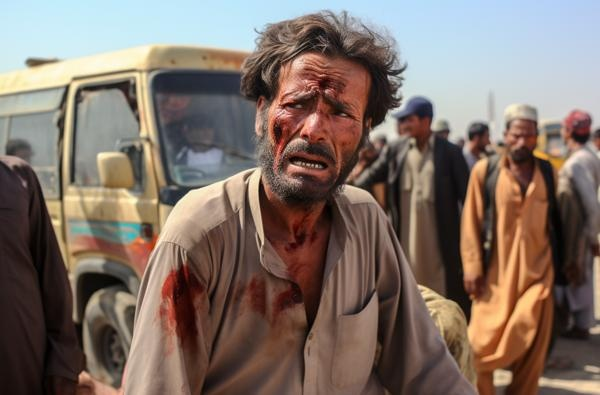
#> input picture _v2_staging/fake_hidden_images/hidden_img_001.jpg, 600 x 395 px
$ python -i game2_solver.py   (imports and definitions only)
#> lines starting #> are read from the running program, lines starting #| are printed output that depends on the picture
#!/usr/bin/env python3
"""Generate the required AI Olympics 2026 Game 2 reconnaissance artifacts."""

from __future__ import annotations

import argparse
import json
import os
import re
import time
from concurrent.futures import ThreadPoolExecutor
from pathlib import Path

import numpy as np
import pandas as pd
from PIL import Image


REQUIRED_COLUMNS = ["sample_id", "image_path", "text", "label"]


def safe_text(value: object) -> str:
    return "" if pd.isna(value) else str(value)


# [28 lines left out: functions build_text_statistics, resolve_image, not called in this run]


def image_statistics(path: Path) -> dict[str, object]:
    with Image.open(path) as image:
#> image is the input picture: PIL image 600x395 RGB; mean R, G, B 127.8, 112.4, 103.7
        width, height = image.size
#> width = 600; height = 395
        exif_present = bool(image.getexif())
#> exif_present = False
        gray = np.asarray(
            image.convert("L").resize((256, 256)), dtype=np.float32
        )
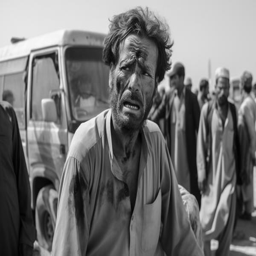
#> gray: shape (256, 256) float32; min 0, max 249, mean 116
        rgb = np.asarray(
            image.convert("RGB").resize((128, 128)), dtype=np.float32
        )
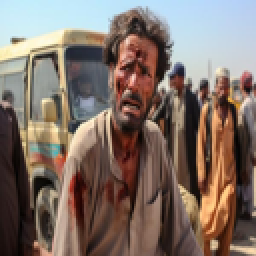
#> rgb: shape (128, 128, 3) float32 (shown 2 times larger); mean R, G, B 127.8, 112.4, 103.7

    laplacian = (
        -4 * gray[1:-1, 1:-1]
        + gray[:-2, 1:-1]
        + gray[2:, 1:-1]
        + gray[1:-1, :-2]
        + gray[1:-1, 2:]
    )
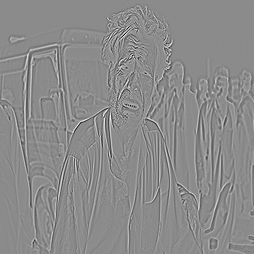
#> laplacian: shape (254, 254) float32; min -258, max 214, mean 0; drawn with min black and max white
    spectrum = np.fft.fftshift(np.abs(np.fft.fft2(gray)))
    yy, xx = np.mgrid[0:256, 0:256]
    center = ((yy - 128) ** 2 + (xx - 128) ** 2) <= 32**2
    total_frequency = float(spectrum.sum()) + 1e-9
#> total_frequency = 268449409.8
    red_green = rgb[..., 0] - rgb[..., 1]
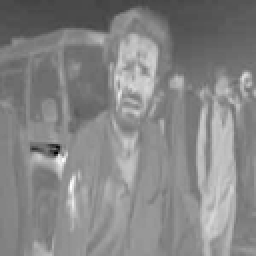
#> red_green: shape (128, 128) float32 (shown 2 times larger); min -104, max 123, mean 15.4; drawn with min black and max white
    yellow_blue = 0.5 * (rgb[..., 0] + rgb[..., 1]) - rgb[..., 2]
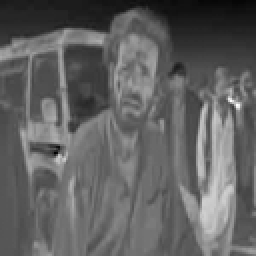
#> yellow_blue: shape (128, 128) float32 (shown 2 times larger); min -58, max 136, mean 16.4; drawn with min black and max white
    colorfulness = float(
        np.sqrt(red_green.std() ** 2 + yellow_blue.std() ** 2)
        + 0.3
        * np.sqrt(red_green.mean() ** 2 + yellow_blue.mean() ** 2)
    )
#> colorfulness = 46.24
    return {
        "width": width,
        "height": height,
        "aspect_ratio": width / max(height, 1),
#> (the run stopped early here; a loop or call above may not have finished)

$ run again, on _v2_staging/fake_hidden_images/hidden_img_003.jpg
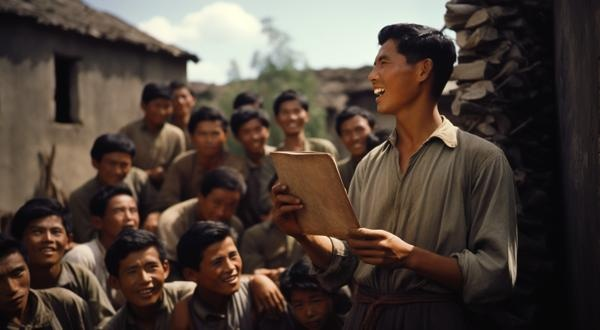
#> input picture _v2_staging/fake_hidden_images/hidden_img_003.jpg, 600 x 330 px
#> in image_statistics, image is the input picture: PIL image 600x330 RGB; mean R, G, B 79.3, 66.6, 58.2
#> exif_present = False
#> in image_statistics, `laplacian = ( -4 * gray[1:-1, 1:-1] + gray[:-2, 1:-1] + gray[2:, 1:-1]..`:
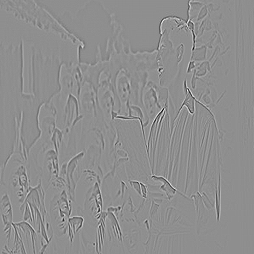
#> laplacian: shape (254, 254) float32; min -322, max 253, mean 0; drawn with min black and max white
#> total_frequency = 242317815.4
#> in image_statistics, `yellow_blue = 0.5 * (rgb[..., 0] + rgb[..., 1]) - rgb[..., 2]`:
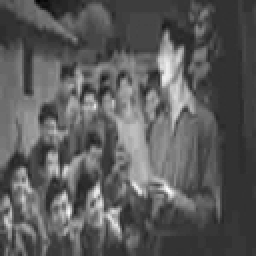
#> yellow_blue: shape (128, 128) float32 (shown 2 times larger); min -23, max 82.5, mean 14.7; drawn with min black and max white
#> colorfulness = 28.03

$ run again, on _v2_staging/fake_hidden_images/hidden_img_004.jpg
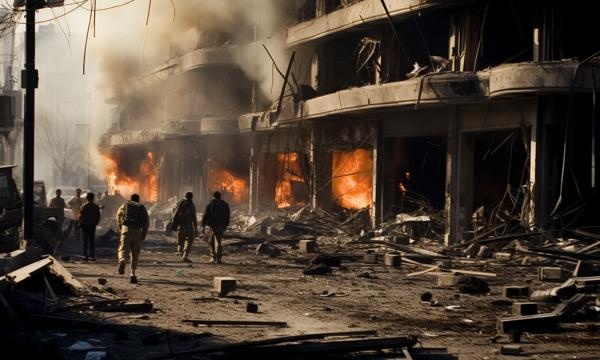
#> input picture _v2_staging/fake_hidden_images/hidden_img_004.jpg, 600 x 360 px
#> in image_statistics, image is the input picture: PIL image 600x360 RGB; mean R, G, B 81.8, 67.8, 55.5
#> exif_present = False
#> in image_statistics, `laplacian = ( -4 * gray[1:-1, 1:-1] + gray[:-2, 1:-1] + gray[2:, 1:-1]..`:
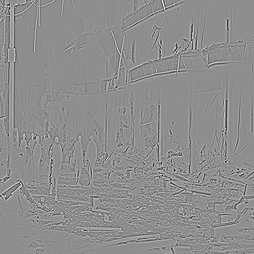
#> laplacian: shape (254, 254) float32; min -380, max 301, mean 0; drawn with min black and max white
#> total_frequency = 313886558.1
#> in image_statistics, `yellow_blue = 0.5 * (rgb[..., 0] + rgb[..., 1]) - rgb[..., 2]`:
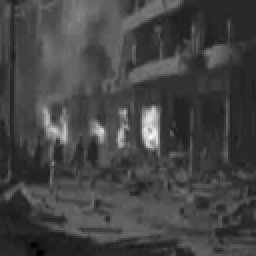
#> yellow_blue: shape (128, 128) float32 (shown 2 times larger); min -29.5, max 152, mean 19.3; drawn with min black and max white
#> colorfulness = 31.15

$ run again, on _v2_staging/fake_hidden_images/hidden_img_005.jpg
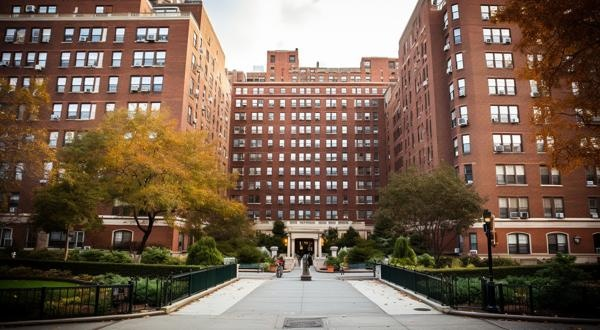
#> input picture _v2_staging/fake_hidden_images/hidden_img_005.jpg, 600 x 330 px
#> in image_statistics, image is the input picture: PIL image 600x330 RGB; mean R, G, B 119.5, 98.2, 81.8
#> exif_present = False
#> in image_statistics, `laplacian = ( -4 * gray[1:-1, 1:-1] + gray[:-2, 1:-1] + gray[2:, 1:-1]..`:
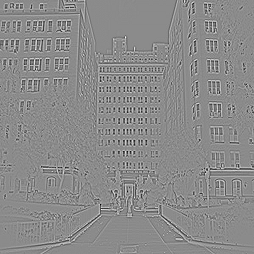
#> laplacian: shape (254, 254) float32; min -361, max 300, mean 0; drawn with min black and max white
#> total_frequency = 338605431.9
#> in image_statistics, `yellow_blue = 0.5 * (rgb[..., 0] + rgb[..., 1]) - rgb[..., 2]`:
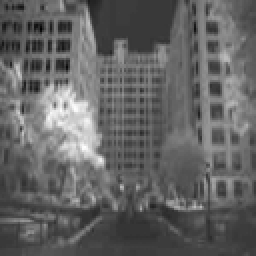
#> yellow_blue: shape (128, 128) float32 (shown 2 times larger); min -37, max 126.5, mean 27; drawn with min black and max white
#> colorfulness = 40.92
